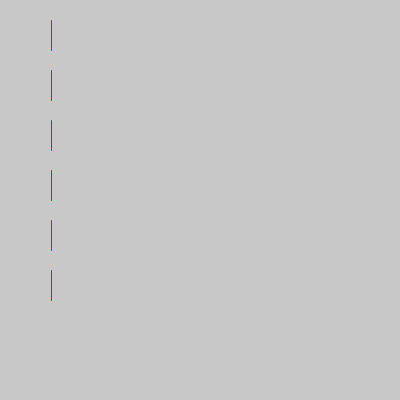
Frame 1 (no input)
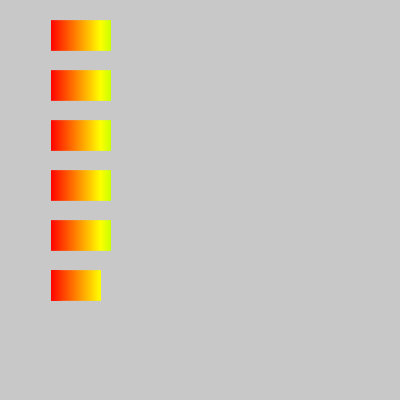
Frame 60 (the mouse pressed at the canvas centre just before this capture)
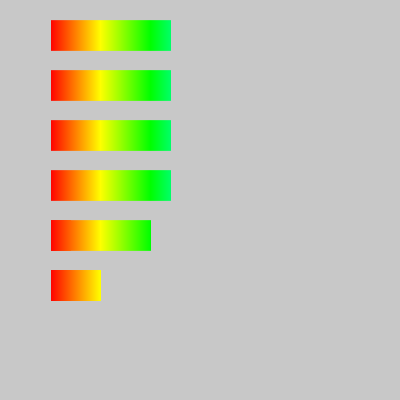
Frame 120 (the mouse held since frame 60 and released just before this capture)

The Processing sketch that drew these frames (run headless with seeded random() and noise(); from frame 60 on, the mouse is pressed at the canvas centre):

// Processing sketch: processing_81982
// ── processing_81982.pde

int y1 = 20;
int y2 = 50;
int s = 0;
int s2  = 0;
int s3 = 0;
int s4 = 0;
int s5 = 0;
int s6 = 0;
int counter = 50 ;


void setup() {
  size(400,400);
  background (200);
  colorMode(HSB, 300);
}
void draw() {
  frameRate(60);
  counter++;
  if (counter >= 1) {
    stroke(counter-50, 400, 400);
    line(counter, y1, counter, y2);

    if (counter >= 350) {
      counter = 50;
    }
  }

  //--------------------------------------------------------

  s++;
  if (s >= 1) {
    stroke(s, 400, 400);
    line(s+50, y1+50, s+50, y2+50);

    if (s >= 250) {
      //ellipse (30,30,30,30);
      s=0;


      s=0;
    }
  }  
  //---------------------------------------------------
  s2++;
  if (s2 >= 1) {
    stroke(s2, 400, 400);
    line(s2+50, y1+100, s2+50, y2+100);



    if (s2 >= 200) {
      //ellipse (30,30,30,30);
      s2=0;


      s2=0;
    }
  }  
  //----------------------------------------
  s3++;
  if (s3 >= 1) {
    stroke(s3, 400, 400);
    line(s3+50, y1+150, s3+50, y2+150);



    if (s3 >= 150) {
      //ellipse (30,30,30,30);
      s3=0;


      s3=0;
    }
  }
  //----------------------------------------
  s4++;
  if (s4 >= 1) {
    stroke(s4, 400, 400);
    line(s4+50, y1+200, s4+50, y2+200);



    if (s4 >= 100) {
      //ellipse (30,30,30,30);
      s4=0;
    }
  }
  //----------------------------------------
  s5++;
  if (s5 >= 1) {
    stroke(s5, 400, 400);
    line(s5+50, y1+250, s5+50, y2+250);



    if (s5 >= 50) {
      //ellipse (30,30,30,30);



      s5=0;
    }
  }
  //----------------------------------------


  println("counter " + counter);
  println("s " + s);
}
